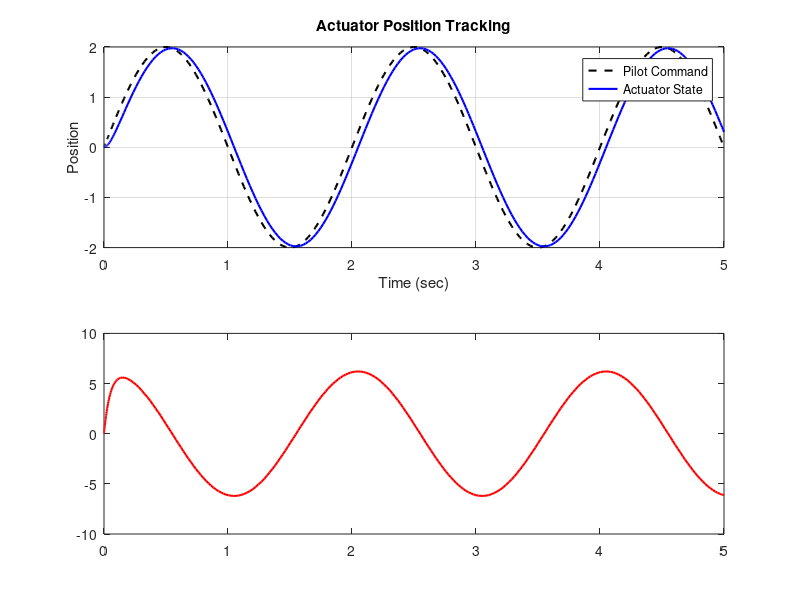

Reproduce this figure in MATLAB. (Note: this script raises an error after producing the figure.)
% Rate Limiting Element (Hysteresis and Saturation)

clear; clc; close all;

% --- 1. Actuator Parameters ---
K = 20;   % Forward gain
S = 15;   % Upper saturation limit (max rate)
R = -S;  % Lower saturation limit (min rate)

% --- 2. Simulation Setup ---
tspan = [0 5]; % Simulate for 5 seconds
x0 = 0;        % Initial actuator position

% Pilot input command (Sine wave with amplitude 2 to force saturation)
pilot_cmd = @(t) 2 * sin(pi * t); 

% --- 3. Equations of Motion ---

actuator_dyn = @(t, x) max(R, min(S, K * (pilot_cmd(t) - x))); % The min/max logic naturally clips the rate to S and R.

% --- 4. Numerical Integration ---
[t, x] = ode45(actuator_dyn, tspan, x0);

% --- 5. Post-Processing ---
% Recalculate input and rate over the solved time steps for plotting
u = pilot_cmd(t);
x_dot = max(R, min(S, K .* (u - x))); 

% --- 6. Plotting ---
figure('Name', 'Actuator Response');

% Top Plot: Position Tracking
subplot(2,1,1);
plot(t, u, '--k', 'LineWidth', 1.5); hold on;
plot(t, x, 'b', 'LineWidth', 1.5);
grid on;
title('Actuator Position Tracking');
xlabel('Time (sec)');
ylabel('Position');
legend('Pilot Command', 'Actuator State', 'Location', 'best');

% Bottom Plot: Rate Saturation
subplot(2,1,2);
plot(t, x_dot, 'r', 'LineWidth', 1.5); hold on;
yline(S, '--k', 'Upper Limit');
yline(R, '--k', 'Lower Limit');
grid on;
title('Actuator Rate (Showing Saturation Limits)');
xlabel('Time (sec)');
ylabel('Rate');
ylim([-20 20]);
